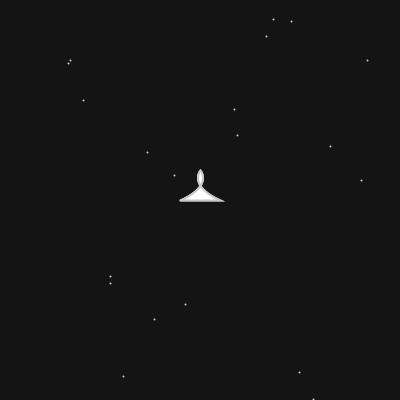
Frame 1 (no input)
Frame 60 (the mouse pressed at the canvas centre just before this capture): identical to frame 1, image omitted
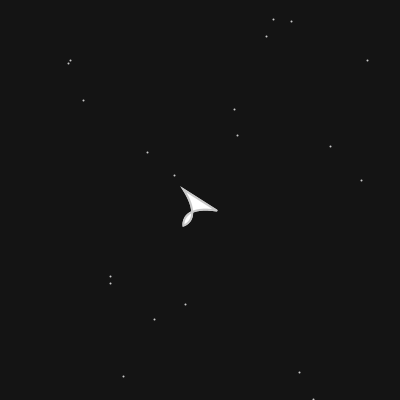
Frame 120 (the mouse held since frame 60 and released just before this capture)

The Processing sketch that drew these frames (run headless with seeded random() and noise(); from frame 60 on, the mouse is pressed at the canvas centre):

// Processing sketch: ship
// ── ship.pde
Spaceship shipA, shipB;

void setup() {
  size(400, 400);
  strokeWeight(2);
  shipA = new Spaceship();
  shipB = new Spaceship('a'); // accel with key 'a'
}

void draw() {
  drawBg();
  shipA.move();
  shipA.draw();
  shipB.move();
  shipB.draw();
  collide(shipA, shipB);
}

void drawBg() {
  background(20);
  stroke(200);  
  randomSeed(42); // pseudo random number generation
  for (int i = 0; i < 20; i++) {
    float pointX = random(width); // X: 0 ... width
    float pointY = random(height); // Y: 0... height
    point(pointX, pointY);
  }
}

void collide (Spaceship a, Spaceship b) {
  
}

// ── Particle.pde
// A simple Particle class

class Particle {
  PVector position;
  PVector velocity;
  PVector acceleration;
  float lifespan;

  Particle(PVector l) {
    acceleration = new PVector(0, 0.05);
    randomSeed(frameCount);
    velocity = new PVector(random(-5, 2), random(-2, 0));
    position = l.copy();
    lifespan = 255.0;
  }

  void run() {
    update();
    display();
  }

  // Method to update position
  void update() {
    velocity.add(acceleration);
    position.add(velocity);
    lifespan -= 1.0;
  }

  // Method to display
  void display() {
    stroke(255, lifespan);
    fill(255, lifespan);
    ellipse(position.x, position.y, 8, 8);
  }

  // Is the particle still useful?
  boolean isDead() {
    if (lifespan < 0.0) {
      return true;
    } else {
      return false;
    }
  }
}

// ── ParticleSystem.pde
// A class to describe a group of Particles
// An ArrayList is used to manage the list of Particles 

class ParticleSystem {
  ArrayList<Particle> particles;
  PVector origin;

  ParticleSystem(PVector position) {
    origin = position.copy();
    particles = new ArrayList<Particle>();
  }

  void addParticle() {
    particles.add(new Particle(origin));
  }
  
  // 255
  // 255  254
  // 255  254  253
  // ...
  // 255 254 ......... 3 2 1 0 ... 0

  void run() {
    for (int i = particles.size()-1; i >= 0; i--) {
      Particle p = particles.get(i);
      p.run();
      if (p.isDead()) {
        particles.remove(i); // size() -> size()-1
      }
    }
  }
}

// ── Spaceship.pde
class Spaceship {
  float x, y, angle, speed;
  char accelKey;

  Spaceship() {
    x = width/2;
    y = height/2;
    accelKey = ' ';
  }
  
  Spaceship(char _k) {
    x = width/2;
    y = height/2;
    accelKey = _k;
  }

  void move() {
    setSpeed();

    float angleDiff = (mouseX - pmouseX) / 20.;
    // int division:   15 / 20  = 0
    // float division: 15 / 20. = 0.75
    println(angleDiff);
    angle += angleDiff;

    x += sin(angle) * speed;
    y -= cos(angle) * speed;

    // screen edges
    if (x > width) x = 0;
    if (x < 0) x = width;
    if (y > height) y = 0;
    if (y < 0) y = height;
  }

  void setSpeed() {
    if (keyPressed) {
      if (key == accelKey) {
        speed = 2.;
      }
    } else if (speed > 0) {
      speed -= 0.03;
    }
  }

  void draw() {
    pushMatrix();
    translate(x, y);
    rotate(angle);
    scale( pulseShip() );
    beginShape();
    vertex(-20, 0);
    bezierVertex(13, -15, 0, -30, 0, -30);
    bezierVertex(0, -30, -13, -15, 20, 0);
    vertex(-20, 0);
    endShape();
    popMatrix();
  }

  float pulseShip() {
    float shipScale = 1.;
    shipScale += sin(frameCount) / 10. * speed;
    return shipScale;
  }
}
